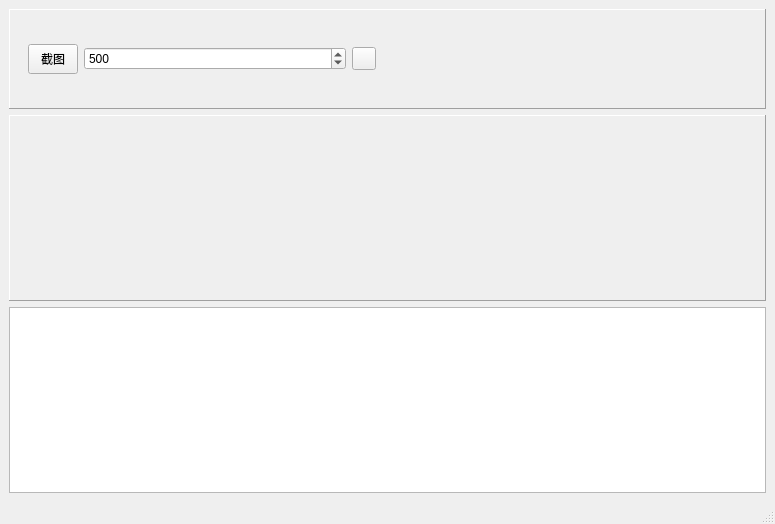
<?xml version="1.0" encoding="UTF-8"?>
<ui version="4.0">
 <class>MainWindow</class>
 <widget class="QMainWindow" name="MainWindow">
  <property name="geometry">
   <rect>
    <x>0</x>
    <y>0</y>
    <width>775</width>
    <height>524</height>
   </rect>
  </property>
  <property name="sizePolicy">
   <sizepolicy hsizetype="Expanding" vsizetype="Expanding">
    <horstretch>0</horstretch>
    <verstretch>0</verstretch>
   </sizepolicy>
  </property>
  <property name="windowTitle">
   <string>MainWindow</string>
  </property>
  <property name="styleSheet">
   <string notr="true"/>
  </property>
  <widget class="QWidget" name="centralwidget">
   <layout class="QVBoxLayout" name="verticalLayout" stretch="2,4,4">
    <item>
     <widget class="QFrame" name="UpperDisplay">
      <property name="sizePolicy">
       <sizepolicy hsizetype="Expanding" vsizetype="Expanding">
        <horstretch>0</horstretch>
        <verstretch>0</verstretch>
       </sizepolicy>
      </property>
      <property name="minimumSize">
       <size>
        <width>200</width>
        <height>100</height>
       </size>
      </property>
      <property name="frameShape">
       <enum>QFrame::Shape::Panel</enum>
      </property>
      <property name="frameShadow">
       <enum>QFrame::Shadow::Raised</enum>
      </property>
      <layout class="QHBoxLayout" name="horizontalLayout" stretch="1,1">
       <item>
        <widget class="QWidget" name="ButtonDisplay" native="true">
         <layout class="QHBoxLayout" name="horizontalLayout_2" stretch="0,0,0">
          <item>
           <widget class="QToolButton" name="start_interval_shot_btn">
            <property name="minimumSize">
             <size>
              <width>50</width>
              <height>30</height>
             </size>
            </property>
            <property name="text">
             <string>截图</string>
            </property>
           </widget>
          </item>
          <item>
           <widget class="QSpinBox" name="shot_interval_spin">
            <property name="cursor">
             <cursorShape>IBeamCursor</cursorShape>
            </property>
            <property name="minimum">
             <number>1</number>
            </property>
            <property name="maximum">
             <number>999999999</number>
            </property>
            <property name="singleStep">
             <number>1</number>
            </property>
            <property name="stepType">
             <enum>QAbstractSpinBox::StepType::DefaultStepType</enum>
            </property>
            <property name="value">
             <number>500</number>
            </property>
           </widget>
          </item>
          <item>
           <widget class="QToolButton" name="toggle_btn">
            <property name="text">
             <string/>
            </property>
            <property name="icon">
             <iconset theme="QIcon::ThemeIcon::MediaPlaybackStart"/>
            </property>
           </widget>
          </item>
         </layout>
        </widget>
       </item>
       <item>
        <widget class="QWidget" name="widget" native="true"/>
       </item>
      </layout>
     </widget>
    </item>
    <item>
     <widget class="QFrame" name="OCRTextDisplay">
      <property name="sizePolicy">
       <sizepolicy hsizetype="Expanding" vsizetype="Expanding">
        <horstretch>0</horstretch>
        <verstretch>0</verstretch>
       </sizepolicy>
      </property>
      <property name="minimumSize">
       <size>
        <width>100</width>
        <height>100</height>
       </size>
      </property>
      <property name="frameShape">
       <enum>QFrame::Shape::Panel</enum>
      </property>
      <property name="frameShadow">
       <enum>QFrame::Shadow::Raised</enum>
      </property>
     </widget>
    </item>
    <item>
     <widget class="QGraphicsView" name="ScreenShotDisplay"/>
    </item>
   </layout>
  </widget>
  <widget class="QMenuBar" name="menubar">
   <property name="geometry">
    <rect>
     <x>0</x>
     <y>0</y>
     <width>775</width>
     <height>22</height>
    </rect>
   </property>
  </widget>
  <widget class="QStatusBar" name="statusbar"/>
 </widget>
 <resources/>
 <connections/>
</ui>
